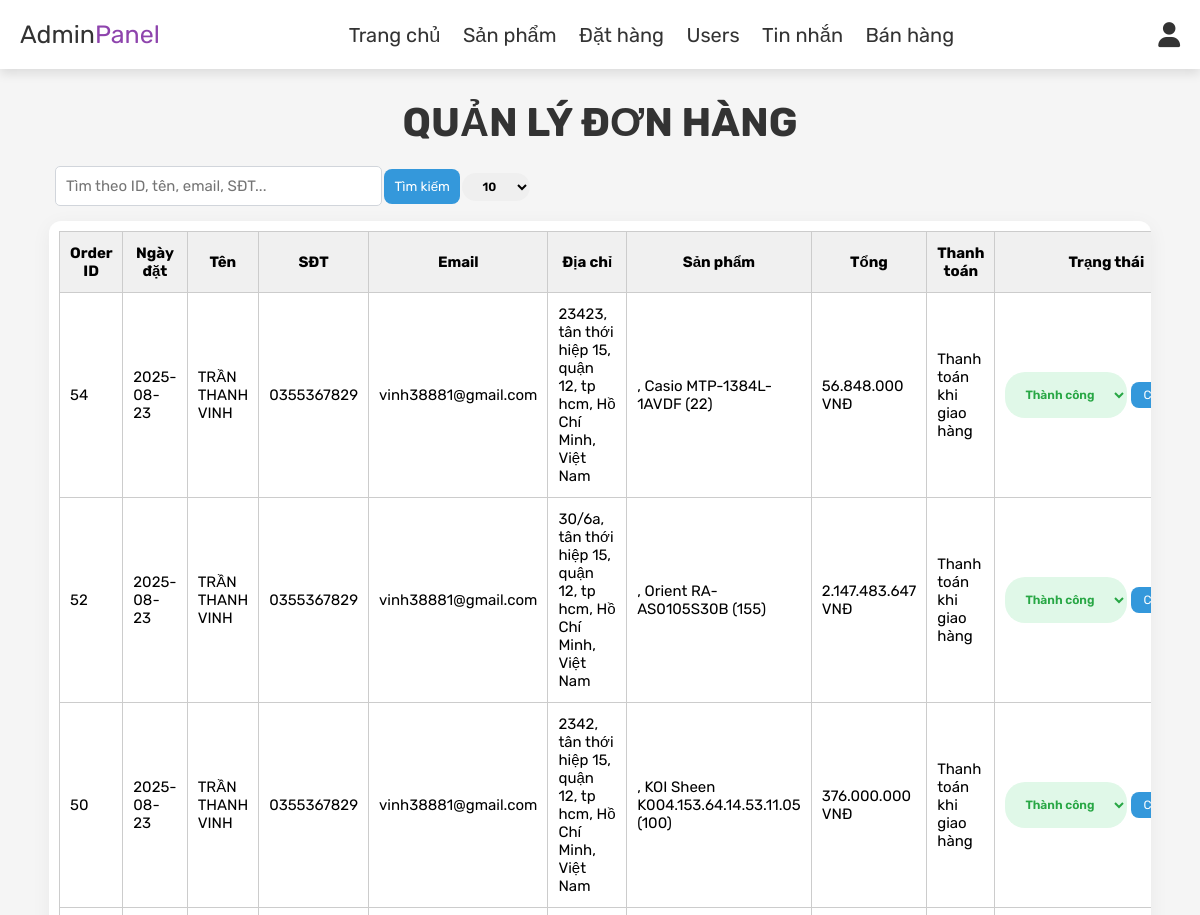
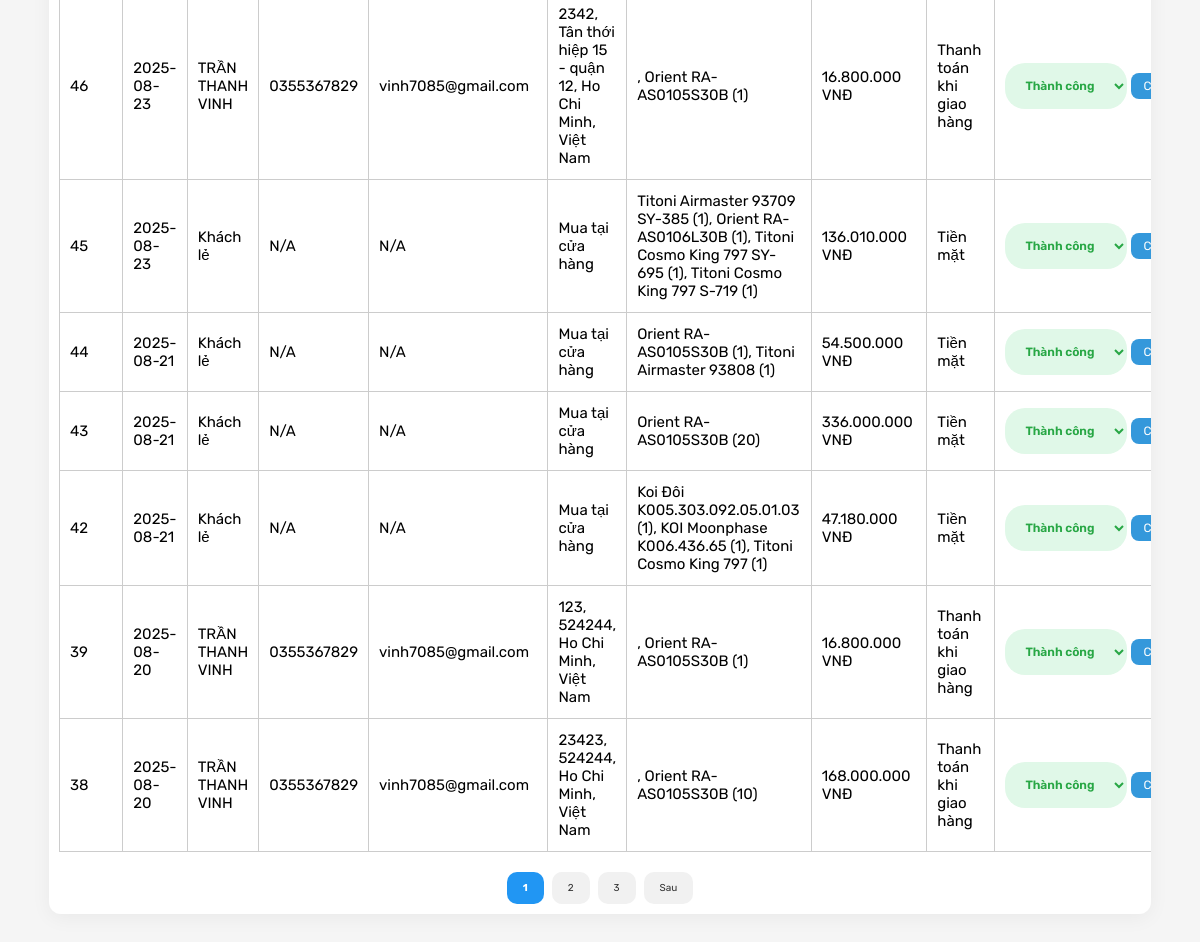
The app's page /project/admin_orders.php (signed in) with its own data (2 pictures, top to bottom).
### tables this page shows
CREATE TABLE `orders` (
  `id` int(100) NOT NULL,
  `user_id` int(100) DEFAULT NULL,
  `name` varchar(100) NOT NULL,
  `number` varchar(12) NOT NULL,
  `email` varchar(100) NOT NULL,
  `method` varchar(50) NOT NULL,
  `address` varchar(500) NOT NULL,
  `total_products` varchar(1000) NOT NULL,
  `total_price` int(100) NOT NULL,
  `placed_on` date DEFAULT NULL,
  `payment_status` varchar(20) NOT NULL DEFAULT 'Đang duyệt',
  `order_type` enum('online','pos') DEFAULT 'online'
);

### project/admin_orders.php (the view, shortened to what this page needs)
<?php
include 'config.php';
$search = isset($_GET['search']) ? mysqli_real_escape_string($conn, $_GET['search']) : '';
$whereClause = "";
$orders_per_page = isset($_GET['limit']) ? (int)$_GET['limit'] : 10;
$page = isset($_GET['page']) ? (int)$_GET['page'] : 1;
$start_from = ($page - 1) * $orders_per_page;
$total_orders_query = mysqli_query($conn, "SELECT * FROM `orders` $whereClause") or die('query failed');
$total_orders = mysqli_num_rows($total_orders_query);
$total_pages = ceil($total_orders / $orders_per_page);
$select_orders = mysqli_query($conn, "SELECT * FROM `orders` $whereClause ORDER BY id DESC LIMIT $start_from, $orders_per_page") or die('query failed');
?>
<!DOCTYPE html>
<html lang="en">
<head>
    <link rel="stylesheet" href="https://cdnjs.cloudflare.com/ajax/libs/font-awesome/6.0.0/css/all.min.css">
    <link rel="stylesheet" href="css/admin_style.css">
</head>
<body>
    <?php include 'admin_header.php'; ?>
    <section class="orders">
        <h1 class="title">Quản lý đơn hàng</h1>
        <form method="get" class="search-box" style="margin: 1rem 3.5rem; text-align: left;">
            <input type="text" name="search" placeholder="Tìm theo ID, tên, email, SĐT..."
                value="<?php echo htmlspecialchars($search); ?>">
            <button type="submit">Tìm kiếm</button>
            <select name="limit" onchange="this.form.submit()">
                <option value="10" <?php if ($orders_per_page == 10) echo 'selected'; ?>>10</option>
            </select>
        </form>
        <div class="table-container">
            <table class="orders-table">
                <thead>
                    <tr>
                        <th>Order ID</th>
                        <th>Ngày đặt</th>
                        <th>Tên</th>
                        <th>SĐT</th>
                        <th>Email</th>
                        <th>Địa chỉ</th>
                        <th>Sản phẩm</th>
                        <th>Tổng</th>
                        <th>Thanh toán</th>
                        <th>Trạng thái</th>
                    </tr>
                </thead>
                <tbody>
                    <?php if (mysqli_num_rows($select_orders) > 0): ?>
                    <?php while ($fetch_orders = mysqli_fetch_assoc($select_orders)): ?>
                    <tr>
                        <td><?php echo $fetch_orders['id']; ?></td>
                        <td><?php echo $fetch_orders['placed_on']; ?></td>
                        <td><?php echo $fetch_orders['name']; ?></td>
                        <td><?php echo $fetch_orders['number']; ?></td>
                        <td><?php echo $fetch_orders['email']; ?></td>
                        <td><?php echo $fetch_orders['address']; ?></td>
                        <td><?php echo $fetch_orders['total_products']; ?></td>
                        <td><?php echo number_format($fetch_orders['total_price'], 0, ',', '.'); ?> VNĐ</td>
                        <td><?php echo $fetch_orders['method']; ?></td>
                        <td>
                            <form method="post" style="display:flex; gap:4px;">
                                <select name="update_payment"
                                    class="<?php echo ($fetch_orders['payment_status'] == 'Thành công') ? 'status-success' : 'status-pending'; ?>">
                                    <option selected disabled><?php echo $fetch_orders['payment_status']; ?></option>
                                </select>
                                <input type="submit" name="update_order" value="Cập nhật" class="option-btn">
                            </form>
                        </td>
                    </tr>
                    <?php endwhile; ?>
                    <?php else: ?>
                    <tr>
                        <td colspan="11" style="text-align:center;">Không tìm thấy đơn hàng!</td>
                    </tr>
                    <?php endif; ?>
                </tbody>
            </table>
            <div class="pagination">
                <?php for ($i = 1; $i <= $total_pages; $i++): ?>
                <a href="?page=<?php echo $i; ?>&limit=<?php echo $orders_per_page; ?>&search=<?php echo urlencode($search); ?>"
                    class="<?php echo ($i == $page) ? 'active' : ''; ?>"><?php echo $i; ?></a>
                <?php endfor; ?>
                <?php if ($page < $total_pages): ?>
                <a
                    href="?page=<?php echo $page+1; ?>&limit=<?php echo $orders_per_page; ?>&search=<?php echo urlencode($search); ?>">Sau</a>
                <?php endif; ?>
            </div>
        </div>
    </section>
</body>
</html>

### project/css/admin_style.css (style rules this page uses)
:root { --purple:#8e44ad; --red:#c0392b; --orange:#f39c12; --black:#333; --white:#fff; --light-color:#666; --light-white:#ccc; --light-bg:#f5f5f5; --border:.1rem solid var(--black); --box-shadow:0 .5rem 1rem rgba(0,0,0,.1); }
* { font-family: 'Rubik', sans-serif; margin:0; padding:0; box-sizing: border-box; outline: none; border:none; text-decoration: none; transition:all .2s linear; }
html { font-size: 62.5%; overflow-x: hidden; }
body { background-color: var(--light-bg); }
section { padding:3rem 2rem; }
.title { text-align: center; margin-bottom: 2rem; text-transform: uppercase; color:var(--black); font-size: 4rem; }
.btn, .option-btn, .delete-btn, .white-btn { display: inline-block; margin-top: 1rem; padding:1rem 3rem; cursor: pointer; color:var(--white); font-size: 1.8rem; border-radius: .5rem; text-transform: capitalize; }
.option-btn { background-color: var(--orange); }

### project/admin_orders.php (style rules this page uses)
.table-container { background: #ffffff; border-radius: 12px; box-shadow: 0 4px 20px rgba(0, 0, 0, 0.05); overflow-x: auto; padding: 1rem; max-width: 95%; margin: 0 auto; }
.orders-table { width: 100%; border-collapse: collapse; font-size: 1.5rem; min-width: 1200px; }
.orders-table th, .orders-table td { padding: 1.2rem 1rem; text-align: left; border: 1px solid #ccc; color: #000; }
.orders-table th { background-color: #f0f0f0; font-size: 1.5rem; text-align: center; }
.option-btn, .delete-btn1 { padding: 6px 12px; border-radius: 8px; font-size: 1.2rem; cursor: pointer; margin-bottom: 10px; }
.option-btn { background: #3498db; color: #fff; border: none; }
select { padding: 6px 16px; border-radius: 20px; font-weight: 600; font-size: 12px; }
.status-success { background-color: #e0f8e8; color: #28a745; }
.pagination { display: flex; justify-content: center; gap: 8px; margin-top: 2rem; flex-wrap: wrap; }
.pagination a { padding: 10px 16px; background-color: #f1f1f1; color: #333; border-radius: 10px; text-decoration: none; }
.pagination a.active { background-color: #2196f3; color: white; font-weight: bold; }
.search-box { text-align: right; margin: 1rem 3.5rem; }
.search-box input { width: 30%; padding: 1rem 1rem; border: 1px solid #d1d5db; border-radius: 0.5rem; font-size: 1.5rem; outline: none; transition: border-color 0.2s; margin-bottom: 0.5rem; }
.search-box button { padding: 1rem 1rem; border: none; border-radius: 8px; background: #3498db; color: #fff; cursor: pointer; }

### records on screen
orders: id "54", placed_on "2025-08-23", name "TRẦN THANH VINH", number "0355367829", email "vinh38881@gmail.com", address "23423, tân thới hiệp 15, quận 12, tp hcm, Hồ Chí Minh, Việt Nam", total_products ", Casio MTP-1384L-1AVDF (22)", total_price "56.848.000", method "Thanh toán khi giao hàng", update_payment "Thành công"
orders: id "52", placed_on "2025-08-23", name "TRẦN THANH VINH", number "0355367829", email "vinh38881@gmail.com", address "30/6a, tân thới hiệp 15, quận 12, tp hcm, Hồ Chí Minh, Việt Nam", total_products ", Orient RA-AS0105S30B (155)", total_price "2.147.483.647", method "Thanh toán khi giao hàng", update_payment "Thành công"
orders: id "50", placed_on "2025-08-23", name "TRẦN THANH VINH", number "0355367829", email "vinh38881@gmail.com", address "2342, tân thới hiệp 15, quận 12, tp hcm, Hồ Chí Minh, Việt Nam", total_products ", KOI Sheen K004.153.64.14.53.11.05 (100)", total_price "376.000.000", method "Thanh toán khi giao hàng", update_payment "Thành công"
orders: id "46", placed_on "2025-08-23", name "TRẦN THANH VINH", number "0355367829", email "vinh7085@gmail.com", address "2342, Tân thới hiệp 15 - quận 12, Ho Chi Minh, Việt Nam", total_products ", Orient RA-AS0105S30B (1)", total_price "16.800.000", method "Thanh toán khi giao hàng", update_payment "Thành công"
orders: id "45", placed_on "2025-08-23", name "Khách lẻ", number "N/A", email "N/A", address "Mua tại cửa hàng", total_products "Titoni Airmaster 93709 SY-385 (1), Orient RA-AS0106L30B (1), Titoni Cosmo King 797 SY-695 (1), Titoni Cosmo King 797 S-719 (1)", total_price "136.010.000", method "Tiền mặt", update_payment "Thành công"
orders: id "44", placed_on "2025-08-21", name "Khách lẻ", number "N/A", email "N/A", address "Mua tại cửa hàng", total_products "Orient RA-AS0105S30B (1), Titoni Airmaster 93808 (1)", total_price "54.500.000", method "Tiền mặt", update_payment "Thành công"
orders: id "43", placed_on "2025-08-21", name "Khách lẻ", number "N/A", email "N/A", address "Mua tại cửa hàng", total_products "Orient RA-AS0105S30B (20)", total_price "336.000.000", method "Tiền mặt", update_payment "Thành công"
orders: id "42", placed_on "2025-08-21", name "Khách lẻ", number "N/A", email "N/A", address "Mua tại cửa hàng", total_products "Koi Đôi K005.303.092.05.01.03 (1), KOI Moonphase K006.436.65 (1), Titoni Cosmo King 797 (1)", total_price "47.180.000", method "Tiền mặt", update_payment "Thành công"
orders: id "39", placed_on "2025-08-20", name "TRẦN THANH VINH", number "0355367829", email "vinh7085@gmail.com", address "123, 524244, Ho Chi Minh, Việt Nam", total_products ", Orient RA-AS0105S30B (1)", total_price "16.800.000", method "Thanh toán khi giao hàng", update_payment "Thành công"
orders: id "38", placed_on "2025-08-20", name "TRẦN THANH VINH", number "0355367829", email "vinh7085@gmail.com", address "23423, 524244, Ho Chi Minh, Việt Nam", total_products ", Orient RA-AS0105S30B (10)", total_price "168.000.000", method "Thanh toán khi giao hàng", update_payment "Thành công"
